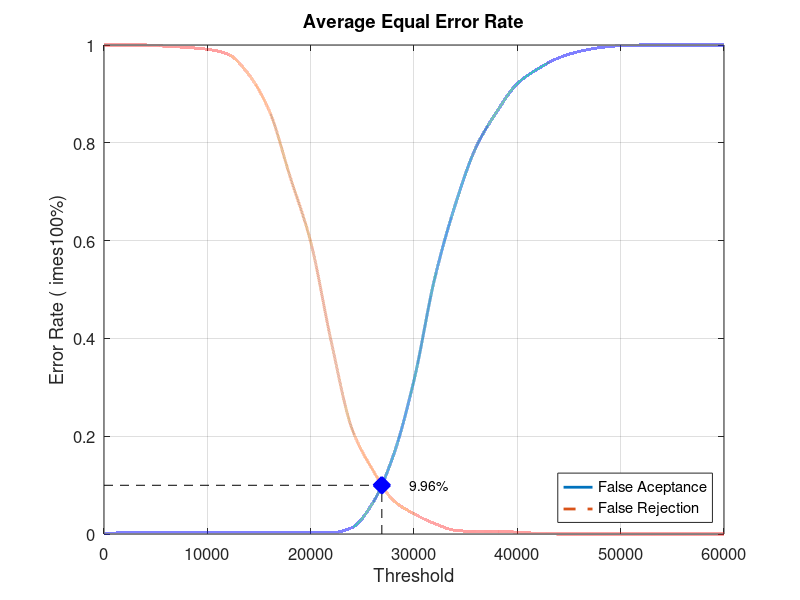
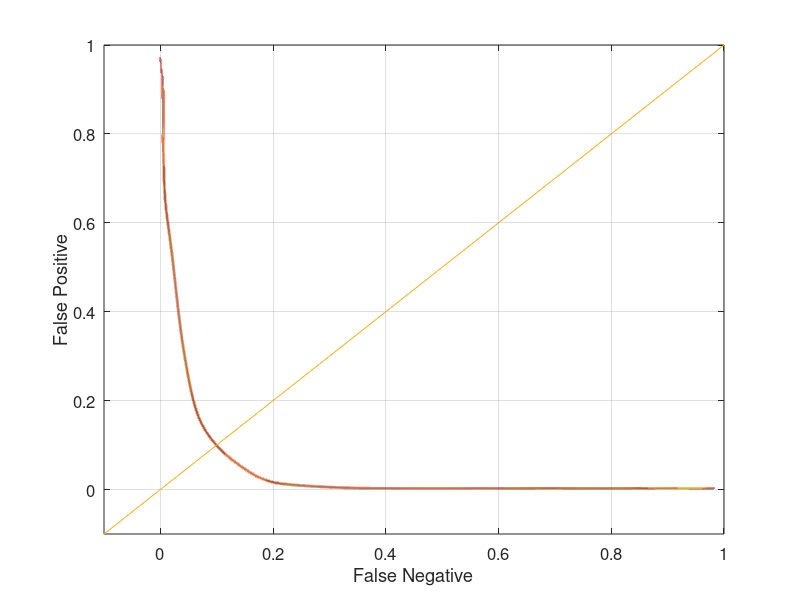

MATLAB code to generate these figures, in order:
close all;
clear;
clc;
x = 0:2000:60000;
xq = 0:0.5:60000;

y0 = [0 0.00263158 0.00263158 0.00263158 0.00263158 0.00263158 0.00263158 0.00263158 0.00263158 0.00263158 0.00263158 0.00263158 0.0131579 0.0631579 0.160526 0.314474 0.522368 0.673684 0.790789 0.863158 0.921053 0.951316 0.973684 0.986842 0.994737 0.998684 1 1 1 1 1]
yy0 = interp1(x, y0, xq, 'pchip');
y1 = [1 1 1 0.9975 0.995 0.99125 0.98125 0.94 0.865 0.73125 0.5975 0.3925 0.215 0.13125 0.06875 0.04125 0.02125 0.0075 0.005 0.005 0.00375 0.00125 0 0 0 0 0 0 0 0 0]
yy1 = interp1(x, y1, xq, 'pchip');

% Calculating EER: 
y2 = abs(y0 - y1);
find(y2 == min(y2))
yy2 = abs(yy0 - yy1);
xEER = find(yy2 == min(yy2));
xEERIndex = xq(xEER) % X-axis EER
yEER = yy0(xEER) % Y-axis EER

main = figure
plot(xq, yy0,'-','LineWidth', 2);	hold on
plot(xq, yy1,'--','LineWidth', 2);	hold on
plot([xEERIndex xEERIndex], [0 yEER], 'k--');	hold on
plot([0 xEERIndex], [yEER yEER], 'k--');	hold on
plot(xEERIndex, yEER, 'bx', 'LineWidth', 10);	hold on
text(xEERIndex + 10 * xEERIndex / 100, yEER, [num2str(round((10000 * yEER)) / 100) '%'])
legend('False Aceptance', 'False Rejection', 'Location', 'SouthEast')
xlabel('Threshold')
ylabel('Error Rate (	imes100%)')
title('Average Equal Error Rate')
set(gca, 'FontSize', 12)
axis([0 60000 0 1])
grid on

print(main, 'Experiment2AverageMain', '-dpng');
FNRxFPR = figure('Color', [1 1 1]);
plot(yy1, yy0, '-', yy1, yy0, 'LineWidth', 2);
hold on
y = -0.1:0.1:1
plot(y, y); 
set(gca, 'FontSize', 12)
xlabel('False Negative')
ylabel('False Positive')
axis([-0.1 1 -0.1 1])
set(gca, 'FontSize', 12)
grid on

print(FNRxFPR, 'Experiment2AverageFNRxFPR','-dpng');
